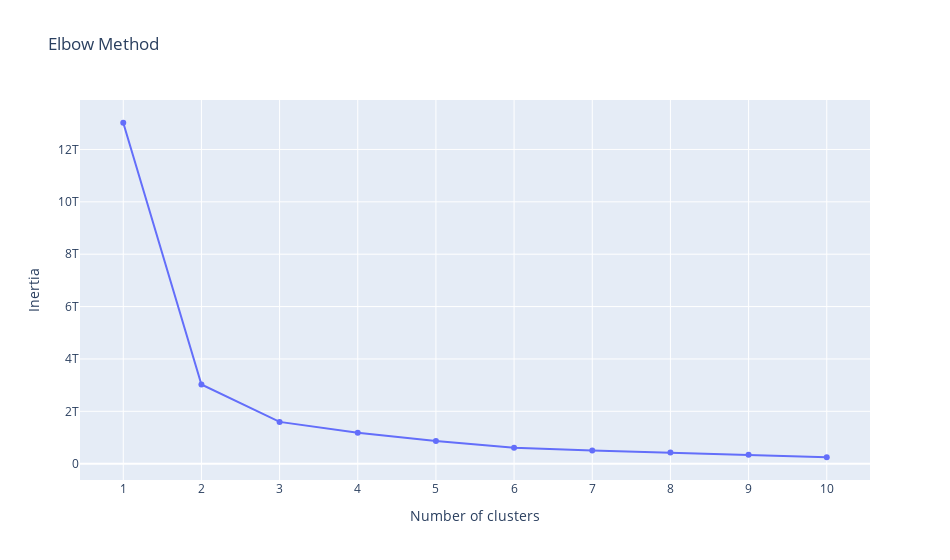
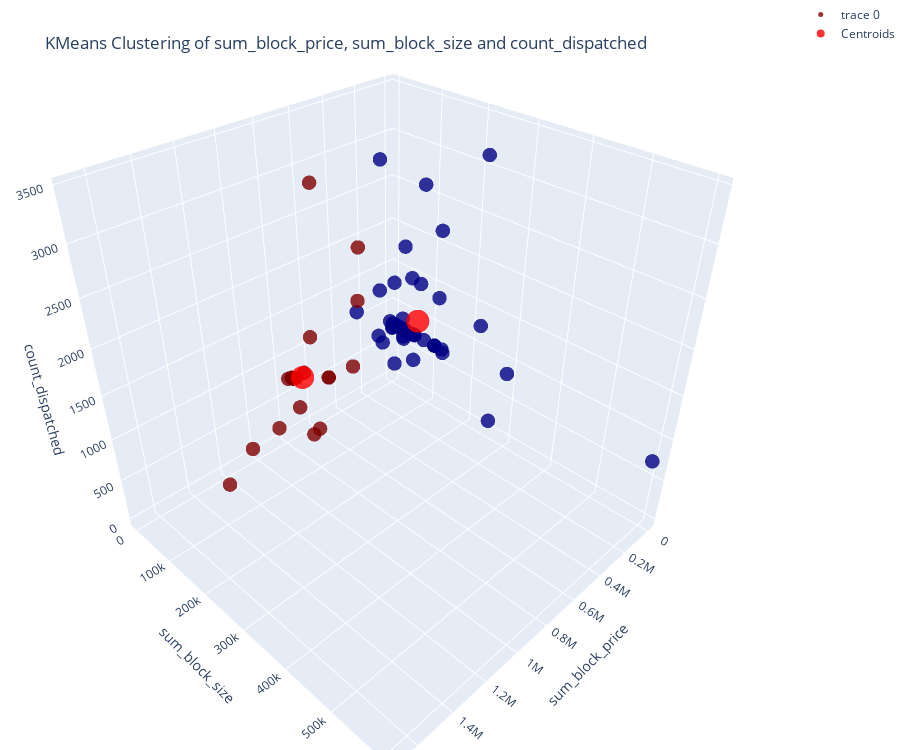

The code cell stored with these charts, in order, in its notebook:
### Markdown cell above
### Run the Cluster Function and Display Cluster Statistics

### Code cell
aggregate_choice = input('Would you like to aggregate the data before clustering? (Yes/No): ').lower()




if aggregate_choice == 'yes':
    aggregate_features_input = input('Enter the features you would like to cluster by separated by a space: ').split()
    aggregate_data_df = aggregate_data(daily_master_df)
    # add sum prefix to columns in aggregate_features
    for i in range(len(aggregate_features_input)): 
        if aggregate_features_input[i] != 'dispatched' and aggregate_features_input[i] != 'flexible' and aggregate_features_input[i] != 'zero_offer_percent' and aggregate_features_input[i] != 'sum_dispatched_block_price' and aggregate_features_input[i] != 'sum_dispatched_block_size':
            aggregate_features_input[i] = 'sum_' + aggregate_features_input[i]
        elif aggregate_features_input[i] == 'dispatched' or aggregate_features_input[i] == 'flexible':
            aggregate_features_input[i] = 'count_' + aggregate_features_input[i]
        elif aggregate_features_input[i] == 'zero_offer_percent' or aggregate_features_input[i] == 'sum_dispatched_block_price' or aggregate_features_input[i] == 'sum_dispatched_block_size':
            continue

    # perform the elbow method
    elbow_method(aggregate_data_df, aggregate_features_input)
    # prompt the user for the optimal number of clusters as determined by the elbow method plot
    optimal_clusters = int(input('Enter the optimal number of clusters: '))
    # perform the kmeans clustering on the aggregated data
    if len(aggregate_features_input) == 1:
        print("Error! Cannot perform clustering with only one feature. Please enter at least two features.")
    if len(aggregate_features_input) == 2:
        kmeans_cluster(aggregate_data_df, aggregate_features_input, optimal_clusters, aggregate_features_input, f'KMeans Clustering of {aggregate_features_input[0]} and {aggregate_features_input[1]}')
        cluster_assets(aggregate_data_df)
    if len(aggregate_features_input) == 3:
        kmeans_cluster(aggregate_data_df, aggregate_features_input, optimal_clusters, aggregate_features_input, f'KMeans Clustering of {aggregate_features_input[0]}, {aggregate_features_input[1]} and {aggregate_features_input[2]}')
        cluster_assets(aggregate_data_df)
    if len(aggregate_features_input) > 3:
        kmeans_cluster(aggregate_data_df, aggregate_features_input, optimal_clusters, aggregate_features_input, f'KMeans Clustering of Selected Features')
        cluster_assets(aggregate_data_df)

elif aggregate_choice == 'no':
    # prompt the user for the features they would like to cluster by
    features_input = input('Enter the features you would like to cluster by, separated by a space: ').split()

    # perform the elbow method
    elbow_method(daily_master_df, features_input)
    
    # prompt the user for the optimal number of clusters as determined by the elbow method plot
    optimal_clusters = int(input('Enter the optimal number of clusters: '))    
    if len(features_input) == 1:
        print("Error! Cannot perform clustering with only one feature. Please enter at least two features.")

    if len(features_input) == 2:
        kmeans_cluster(daily_master_df, features_input, optimal_clusters, features_input, f'KMeans Clustering of {features_input[0]} and {features_input[1]}')
        
    if len(features_input) == 3:
        kmeans_cluster(daily_master_df, features_input, optimal_clusters, features_input, f'KMeans Clustering of {features_input[0]}, {features_input[1]}, and {features_input[2]}') 

    if len(features_input) > 3:
        kmeans_cluster(daily_master_df, features_input, optimal_clusters, features_input, f'KMeans Clustering of Selected Features')

else:
    print('Invalid input. Please enter either "Yes" or "No".')

### Figure 1 — Plotly figure (JSON) as saved in the notebook; plotly's stock layout.template omitted (floating-point values rounded to 4 significant figures)
{"data": [{"mode": "lines+markers", "name": "Inertia", "type": "scatter", "x": [1, 2, 3, 4, 5, 6, 7, 8, 9, 10], "y": [13020000000000.0, 3024000000000.0, 1596000000000.0, 1180000000000.0, 868100000000.0, 605800000000.0, 504400000000.0, 424200000000.0, 345300000000.0, 245400000000.0]}], "layout": {"title": {"text": "Elbow Method"}, "width": 950, "xaxis": {"tickmode": "linear", "title": {"text": "Number of clusters"}}, "yaxis": {"title": {"text": "Inertia"}}}}

### Figure 2 — Plotly figure (JSON) as saved in the notebook; plotly's stock layout.template omitted (floating-point values rounded to 4 significant figures)
{"data": [{"hoverinfo": "text", "marker": {"color": [1, 1, 0, 1, 1, 1, 1, 1, 1, 1, 1, 1, 0, 1, 1, 1, 1, 1, 1, 1, 1, 1, 0, 0, 0, 0, 0, 0, 0, 0, 0, 0, 0, 0, 0, 0, 0, 0, 0, 0, 0, 0, 0, 0, 0, 1, 0, 0, 0, 0, 0, 0, 0, 0, 0, 0, 0, 0, 0, 0, 0, 0, 0, 0, 0, 1, 1, 0, 1, 0], "colorscale": [[0, "rgb(0,0,131)"], [0.2, "rgb(0,60,170)"], [0.4, "rgb(5,255,255)"], [0.6, "rgb(255,255,0)"], [0.8, "rgb(250,0,0)"], [1, "rgb(128,0,0)"]], "opacity": 0.8, "size": 5}, "mode": "markers", "text": ["asset_ID: BHL1<br>sum_block_price: 743992.5599999999<br>sum_block_size: 3720<br>count_dispatched: 744", "asset_ID: COD1<br>sum_block_price: 743992.5599999999<br>sum_block_size: 3720<br>count_dispatched: 744", "asset_ID: GEN5<br>sum_block_price: 290184.9199999999<br>sum_block_size: 8904<br>count_dispatched: 1169", "asset_ID: ME04<br>sum_block_price: 743992.5599999999<br>sum_block_size: 4464<br>count_dispatched: 744", "asset_ID: ME03<br>sum_block_price: 743992.5599999999<br>sum_block_size: 5208<br>count_dispatched: 744", "asset_ID: ALP1<br>sum_block_price: 743992.5599999999<br>sum_block_size: 5208<br>count_dispatched: 744", "asset_ID: BFD1<br>sum_block_price: 743992.5599999999<br>sum_block_size: 4464<br>count_dispatched: 744", "asset_ID: ME02<br>sum_block_price: 721992.78<br>sum_block_size: 5776<br>count_dispatched: 722", "asset_ID: SDH1<br>sum_block_price: 743992.5599999999<br>sum_block_size: 7440<br>count_dispatched: 744", "asset_ID: ALP2<br>sum_block_price: 743992.5599999999<br>sum_block_size: 7440<br>count_dispatched: 744", "asset_ID: CMH1<br>sum_block_price: 1009001.8400000001<br>sum_block_size: 201275<br>count_dispatched: 3447", "asset_ID: BR5<br>sum_block_price: 1681764.98<br>sum_block_size: 286976<br>count_dispatched: 1496", "asset_ID: SCR6<br>sum_block_price: 301996.98<br>sum_block_size: 342782<br>count_dispatched: 744", "asset_ID: CRS3<br>sum_block_price: 1079032.15<br>sum_block_size: 29737<br>count_dispatched: 260", "asset_ID: VVW1<br>sum_block_price: 688784.6<br>sum_block_size: 34880<br>count_dispatched: 15", "asset_ID: VVW2<br>sum_block_price: 646063.35<br>sum_block_size: 34752<br>count_dispatched: 44", "asset_ID: CRS2<br>sum_block_price: 901040.2699999999<br>sum_block_size: 28474<br>count_dispatched: 325", "asset_ID: HRV1<br>sum_block_price: 669600.0<br>sum_block_size: 7440<br>count_dispatched: 745", "asset_ID: SH2<br>sum_block_price: 1383880.21<br>sum_block_size: 296480<br>count_dispatched: 2235", "asset_ID: SD6<br>sum_block_price: 976054.63<br>sum_block_size: 279497<br>count_dispatched: 2542", "asset_ID: KH2<br>sum_block_price: 1018332.4400000001<br>sum_block_size: 282520<br>count_dispatched: 1946", "asset_ID: SH1<br>sum_block_price: 1259547.66<br>sum_block_size: 293460<br>count_dispatched: 2493", "asset_ID: EC01<br>sum_block_price: 114172.93<br>sum_block_size: 75561<br>count_dispatched: 1969", "asset_ID: DOWG<br>sum_block_price: 205906.21000000002<br>sum_block_size: 153054<br>count_dispatched: 2845", "asset_ID: ALS1<br>sum_block_price: 170740.01<br>sum_block_size: 67654<br>count_dispatched: 1571", "asset_ID: NPP1<br>sum_block_price: 267870.29<br>sum_block_size: 67750<br>count_dispatched: 2991", "asset_ID: SCL1<br>sum_block_price: 50311.14<br>sum_block_size: 308420<br>count_dispatched: 958", "asset_ID: NAT1<br>sum_block_price: 128899.13<br>sum_block_size: 8654<br>count_dispatched: 713", "asset_ID: ANC1<br>sum_block_price: 31116.399999999998<br>sum_block_size: 41123<br>count_dispatched: 935", "asset_ID: ENC3<br>sum_block_price: 284228.46<br>sum_block_size: 70314<br>count_dispatched: 1578", "asset_ID: KH3<br>sum_block_price: 225505.30000000005<br>sum_block_size: 287308<br>count_dispatched: 3362", "asset_ID: GEN6<br>sum_block_price: 28373.950000000004<br>sum_block_size: 4851<br>count_dispatched: 807", "asset_ID: SET1<br>sum_block_price: 30019.68<br>sum_block_size: 11473<br>count_dispatched: 738", "asset_ID: JOF1<br>sum_block_price: 146711.28000000003<br>sum_block_size: 126750<br>count_dispatched: 1670", "asset_ID: FH1<br>sum_block_price: 43772.880000000005<br>sum_block_size: 141847<br>count_dispatched: 2231", "asset_ID: MKR1<br>sum_block_price: 51204.68<br>sum_block_size: 141870<br>count_dispatched: 1458", "asset_ID: TC01<br>sum_block_price: 18425.46<br>sum_block_size: 61248<br>count_dispatched: 1488", "asset_ID: DRW1<br>sum_block_price: 0.0<br>sum_block_size: 2232<br>count_dispatched: 744", "asset_ID: MUL1<br>sum_block_price: 0.0<br>sum_block_size: 3720<br>count_dispatched: 744", "asset_ID: UOC1<br>sum_block_price: 0.0<br>sum_block_size: 8928<br>count_dispatched: 744", "asset_ID: TLM2<br>sum_block_price: 0.0<br>sum_block_size: 9672<br>count_dispatched: 744", "asset_ID: WCD1<br>sum_block_price: 25999.739999999998<br>sum_block_size: 11271<br>count_dispatched: 743", "asset_ID: BCR2<br>sum_block_price: 0.0<br>sum_block_size: 20420<br>count_dispatched: 742", "asset_ID: SCR1<br>sum_block_price: 0.0<br>sum_block_size: 22999<br>count_dispatched: 744", "asset_ID: PH1<br>sum_block_price: 299.95<br>sum_block_size: 7294<br>count_dispatched: 199", "asset_ID: CRS1<br>sum_block_price: 756938.2599999999<br>sum_block_size: 28477<br>count_dispatched: 443", "asset_ID: HMT1<br>sum_block_price: 0.0<br>sum_block_size: 28258<br>count_dispatched: 744", "asset_ID: RL1<br>sum_block_price: 0.0<br>sum_block_size: 31310<br>count_dispatched: 744", "asset_ID: HRT1<br>sum_block_price: 0.0<br>sum_block_size: 34773<br>count_dispatched: 741", "asset_ID: RB5<br>sum_block_price: 3345.2999999999997<br>sum_block_size: 32811<br>count_dispatched: 649", "asset_ID: CL01<br>sum_block_price: 0.0<br>sum_block_size: 63409<br>count_dispatched: 744", "asset_ID: FNG1<br>sum_block_price: 0.0<br>sum_block_size: 38487<br>count_dispatched: 744", "asset_ID: BCRK<br>sum_block_price: 0.0<br>sum_block_size: 43690<br>count_dispatched: 733", "asset_ID: EC04<br>sum_block_price: 0.0<br>sum_block_size: 56081<br>count_dispatched: 742", "asset_ID: PR1<br>sum_block_price: 0.0<br>sum_block_size: 62000<br>count_dispatched: 744", "asset_ID: TC02<br>sum_block_price: 0.0<br>sum_block_size: 61706<br>count_dispatched: 744", "asset_ID: MEG1<br>sum_block_price: 0.0<br>sum_block_size: 88147<br>count_dispatched: 744", "asset_ID: APS1<br>sum_block_price: 0.0<br>sum_block_size: 116179<br>count_dispatched: 744", "asset_ID: BR4<br>sum_block_price: 999.99<br>sum_block_size: 60800<br>count_dispatched: 400", "asset_ID: IOR2<br>sum_block_price: 0.0<br>sum_block_size: 116708<br>count_dispatched: 744", "asset_ID: IOR1<br>sum_block_price: 0.0<br>sum_block_size: 116860<br>count_dispatched: 744", "asset_ID: NX02<br>sum_block_price: 0.0<br>sum_block_size: 135225<br>count_dispatched: 744", "asset_ID: MKRC<br>sum_block_price: 0.0<br>sum_block_size: 138025<br>count_dispatched: 705", "asset_ID: SCR5<br>sum_block_price: 22256.39<br>sum_block_size: 234161<br>count_dispatched: 1321", "asset_ID: EGC1<br>sum_block_price: 0.0<br>sum_block_size: 601821<br>count_dispatched: 744", "asset_ID: NPC2<br>sum_block_price: 495995.0399999999<br>sum_block_size: 4464<br>count_dispatched: 496", "asset_ID: NPC3<br>sum_block_price: 495995.0399999999<br>sum_block_size: 4464<br>count_dispatched: 496", "asset_ID: NX01<br>sum_block_price: 1999.98<br>sum_block_size: 33876<br>count_dispatched: 622", "asset_ID: CAL1<br>sum_block_price: 737914.79<br>sum_block_size: 190596<br>count_dispatched: 2663", "asset_ID: ENC2<br>sum_block_price: 176792.37<br>sum_block_size: 37422<br>count_dispatched: 743"], "type": "scatter3d", "x": [744000.0, 744000.0, 290200.0, 744000.0, 744000.0, 744000.0, 744000.0, 722000.0, 744000.0, 744000.0, 1009000.0, 1682000.0, 302000.0, 1079000.0, 688800.0, 646100.0, 901000.0, 669600, 1384000.0, 976100.0, 1018000.0, 1260000.0, 114200.0, 205900.0, 170700.0, 267900.0, 50310.0, 128900.0, 31120.0, 284200.0, 225500.0, 28370.0, 30020.0, 146700.0, 43770.0, 51200.0, 18430.0, 0, 0, 0, 0, 26000.0, 0, 0, 299.9, 756900.0, 0, 0, 0, 3345.0, 0, 0, 0, 0, 0, 0, 0, 0, 1000.0, 0, 0, 0, 0, 22260.0, 0, 496000.0, 496000.0, 2000.0, 737900.0, 176800.0], "y": [3720, 3720, 8904, 4464, 5208, 5208, 4464, 5776, 7440, 7440, 201275, 286976, 342782, 29737, 34880, 34752, 28474, 7440, 296480, 279497, 282520, 293460, 75561, 153054, 67654, 67750, 308420, 8654, 41123, 70314, 287308, 4851, 11473, 126750, 141847, 141870, 61248, 2232, 3720, 8928, 9672, 11271, 20420, 22999, 7294, 28477, 28258, 31310, 34773, 32811, 63409, 38487, 43690, 56081, 62000, 61706, 88147, 116179, 60800, 116708, 116860, 135225, 138025, 234161, 601821, 4464, 4464, 33876, 190596, 37422], "z": [744, 744, 1169, 744, 744, 744, 744, 722, 744, 744, 3447, 1496, 744, 260, 15, 44, 325, 745, 2235, 2542, 1946, 2493, 1969, 2845, 1571, 2991, 958, 713, 935, 1578, 3362, 807, 738, 1670, 2231, 1458, 1488, 744, 744, 744, 744, 743, 742, 744, 199, 443, 744, 744, 741, 649, 744, 744, 733, 742, 744, 744, 744, 744, 400, 744, 744, 744, 705, 1321, 744, 496, 496, 622, 2663, 743]}, {"marker": {"color": "red", "opacity": 0.8, "size": 8}, "mode": "markers", "name": "Centroids", "type": "scatter3d", "x": [56980.0, 853100.0], "y": [89950.0, 85460.0], "z": [1048.0, 1097.0]}], "layout": {"height": 750, "margin": {"b": 0, "l": 0, "r": 0, "t": 0}, "scene": {"xaxis": {"title": {"text": "sum_block_price"}}, "yaxis": {"title": {"text": "sum_block_size"}}, "zaxis": {"title": {"text": "count_dispatched"}}}, "title": {"text": "KMeans Clustering of sum_block_price, sum_block_size and count_dispatched", "y": 0.95}}}
